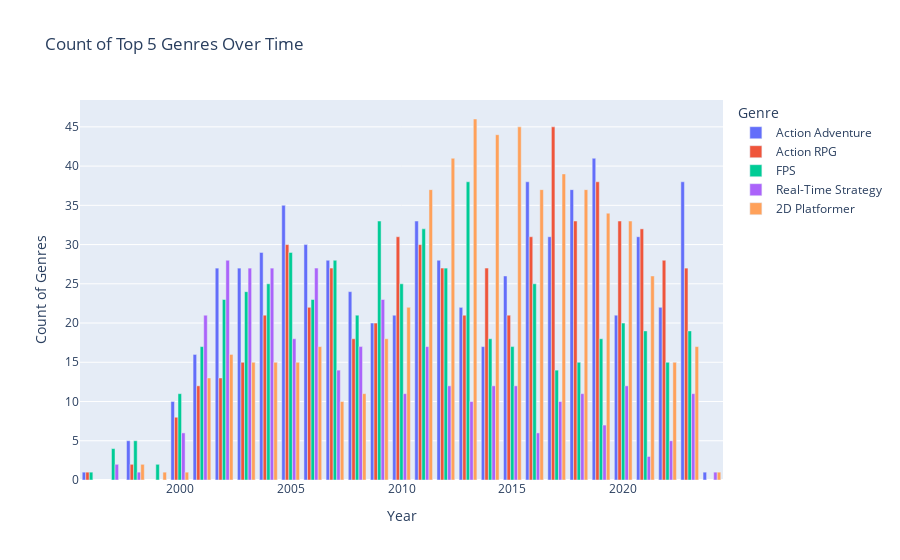

Here is the notebook cell this chart was saved with:
### Code cell
genre_count_yr = games_df.groupby(['Year', 'Genres']).size().reset_index(name='Genre Count')

# Sum the counts across all years for each genre
genre_total_count = genre_count_yr.groupby('Genres')['Genre Count'].sum().reset_index()

# Sort the genres based on their total counts in descending order
top_10 = genre_total_count.nlargest(5, 'Genre Count')

# Filter the original dataframe to include only the top 10 genres
top_10_genre_by_year = genre_count_yr[genre_count_yr['Genres'].isin(top_10['Genres'])]

# Create an interactive bar graph using Plotly
fig = px.bar(top_10_genre_by_year, x='Year', y='Genre Count', color='Genres',
             title='Count of Top 5 Genres Over Time',
             labels={'Year': 'Year', 'Genre Count': 'Count of Genres', 'Genres': 'Genre'},
             barmode='group') 

# Show the chart
fig.show()

### Figure 1 — Plotly figure (JSON) as saved in the notebook; plotly's stock layout.template omitted (floating-point values rounded to 4 significant figures)
{"data": [{"alignmentgroup": "True", "hovertemplate": "Genre=Action Adventure<br>Year=%{x}<br>Count of Genres=%{y}<extra></extra>", "legendgroup": "Action Adventure", "marker": {"color": "#636efa", "pattern": {"shape": ""}}, "name": "Action Adventure", "offsetgroup": "Action Adventure", "orientation": "v", "showlegend": true, "textposition": "auto", "type": "bar", "x": [1996, 1998, 2000, 2001, 2002, 2003, 2004, 2005, 2006, 2007, 2008, 2009, 2010, 2011, 2012, 2013, 2014, 2015, 2016, 2017, 2018, 2019, 2020, 2021, 2022, 2023, 2024], "xaxis": "x", "y": [1, 5, 10, 16, 27, 27, 29, 35, 30, 28, 24, 20, 21, 33, 28, 22, 17, 26, 38, 31, 37, 41, 21, 31, 22, 38, 1], "yaxis": "y"}, {"alignmentgroup": "True", "hovertemplate": "Genre=Action RPG<br>Year=%{x}<br>Count of Genres=%{y}<extra></extra>", "legendgroup": "Action RPG", "marker": {"color": "#EF553B", "pattern": {"shape": ""}}, "name": "Action RPG", "offsetgroup": "Action RPG", "orientation": "v", "showlegend": true, "textposition": "auto", "type": "bar", "x": [1996, 1998, 2000, 2001, 2002, 2003, 2004, 2005, 2006, 2007, 2008, 2009, 2010, 2011, 2012, 2013, 2014, 2015, 2016, 2017, 2018, 2019, 2020, 2021, 2022, 2023], "xaxis": "x", "y": [1, 2, 8, 12, 13, 15, 21, 30, 22, 27, 18, 20, 31, 30, 27, 21, 27, 21, 31, 45, 33, 38, 33, 32, 28, 27], "yaxis": "y"}, {"alignmentgroup": "True", "hovertemplate": "Genre=FPS<br>Year=%{x}<br>Count of Genres=%{y}<extra></extra>", "legendgroup": "FPS", "marker": {"color": "#00cc96", "pattern": {"shape": ""}}, "name": "FPS", "offsetgroup": "FPS", "orientation": "v", "showlegend": true, "textposition": "auto", "type": "bar", "x": [1996, 1997, 1998, 1999, 2000, 2001, 2002, 2003, 2004, 2005, 2006, 2007, 2008, 2009, 2010, 2011, 2012, 2013, 2014, 2015, 2016, 2017, 2018, 2019, 2020, 2021, 2022, 2023], "xaxis": "x", "y": [1, 4, 5, 2, 11, 17, 23, 24, 25, 29, 23, 28, 21, 33, 25, 32, 27, 38, 18, 17, 25, 14, 15, 18, 20, 19, 15, 19], "yaxis": "y"}, {"alignmentgroup": "True", "hovertemplate": "Genre=Real-Time Strategy<br>Year=%{x}<br>Count of Genres=%{y}<extra></extra>", "legendgroup": "Real-Time Strategy", "marker": {"color": "#ab63fa", "pattern": {"shape": ""}}, "name": "Real-Time Strategy", "offsetgroup": "Real-Time Strategy", "orientation": "v", "showlegend": true, "textposition": "auto", "type": "bar", "x": [1997, 1998, 2000, 2001, 2002, 2003, 2004, 2005, 2006, 2007, 2008, 2009, 2010, 2011, 2012, 2013, 2014, 2015, 2016, 2017, 2018, 2019, 2020, 2021, 2022, 2023, 2024], "xaxis": "x", "y": [2, 1, 6, 21, 28, 27, 27, 18, 27, 14, 17, 23, 11, 17, 12, 10, 12, 12, 6, 10, 11, 7, 12, 3, 5, 11, 1], "yaxis": "y"}, {"alignmentgroup": "True", "hovertemplate": "Genre=2D Platformer<br>Year=%{x}<br>Count of Genres=%{y}<extra></extra>", "legendgroup": "2D Platformer", "marker": {"color": "#FFA15A", "pattern": {"shape": ""}}, "name": "2D Platformer", "offsetgroup": "2D Platformer", "orientation": "v", "showlegend": true, "textposition": "auto", "type": "bar", "x": [1998, 1999, 2000, 2001, 2002, 2003, 2004, 2005, 2006, 2007, 2008, 2009, 2010, 2011, 2012, 2013, 2014, 2015, 2016, 2017, 2018, 2019, 2020, 2021, 2022, 2023, 2024], "xaxis": "x", "y": [2, 1, 1, 13, 16, 15, 15, 15, 17, 10, 11, 18, 22, 37, 41, 46, 44, 45, 37, 39, 37, 34, 33, 26, 15, 17, 1], "yaxis": "y"}], "layout": {"barmode": "group", "legend": {"title": {"text": "Genre"}, "tracegroupgap": 0}, "title": {"text": "Count of Top 5 Genres Over Time"}, "xaxis": {"anchor": "y", "domain": [0, 1], "title": {"text": "Year"}}, "yaxis": {"anchor": "x", "domain": [0, 1], "title": {"text": "Count of Genres"}}}}
